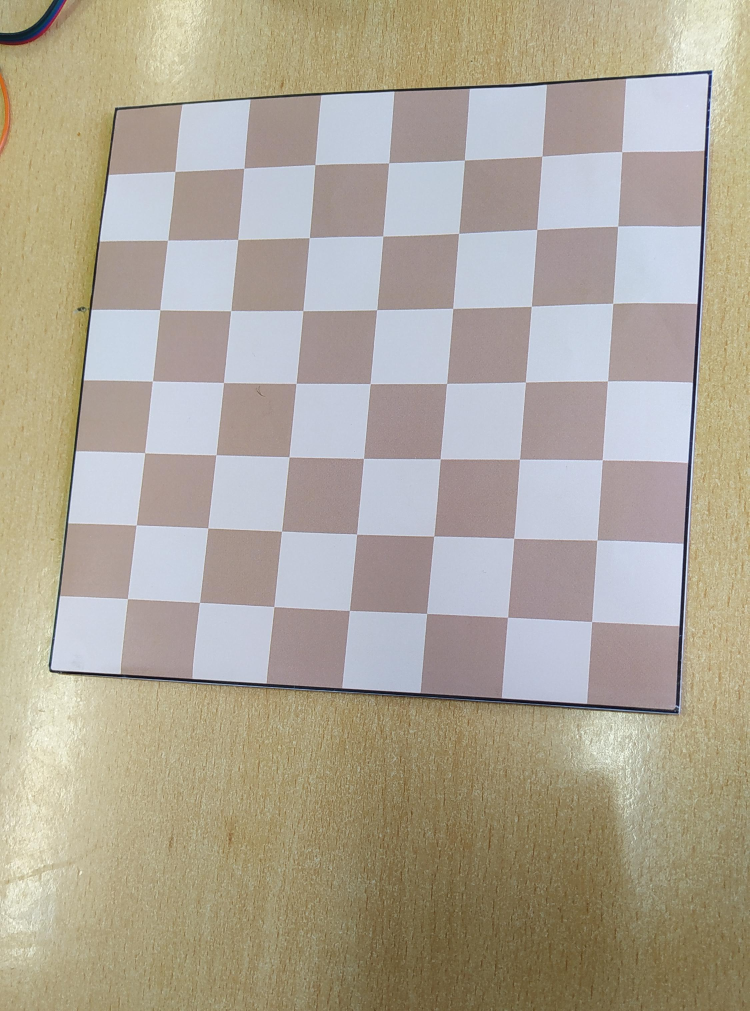
#> input picture Python/corners1.jpg, 2248 x 3032 px (shown at 1/3 size)
$ python jnkj.py
#> lines starting #> are read from the running program, lines starting #| are printed output that depends on the picture
#> further down, img is the input picture: shape (3032, 2248, 3); mean B, G, R 150.9, 166.1, 174.1
### Python/CVFunctions.py
import cv2
import numpy as np
import chess
import requests
from PIL import Image
def ResizeWithAspectRatio(image, width=None, height=None, inter=cv2.INTER_AREA):
#> called with width = 600, inter = 3
    dim = None
    (h, w) = image.shape[:2]
#> h = 3032; w = 2248
    d = h-w
#> d = 784
    if d >0:
        cv2.transpose(image,image)
    (h, w) = image.shape[:2]
    if width is None and height is None:
        return image
    if width is None:
        r = height / float(h)
        dim = (int(w * r), height)
    else:
        r = width / float(w)
#> r = 0.267
        dim = (width, int(h * r))
#> dim = (600, 809)

    return cv2.resize(image, dim, interpolation=inter)
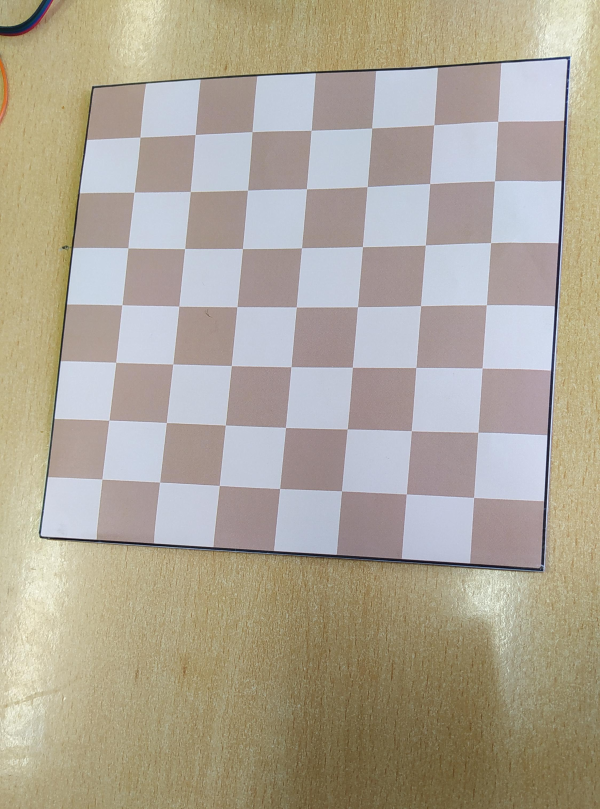
#> returned value: shape (809, 600, 3); mean of channels 0, 1, 2 150.9, 166.1, 174.1; drawn as B, G, R

# [8 lines left out: function takeImage, not called in this run]

    # # for testing
    # cv2.imshow('image',image)
    # cv2.waitKey(0)
    # cv2.destroyAllWindows()
def rotate(img):
    img = cv2.rotate(img, cv2.ROTATE_90_CLOCKWISE)
    return img
# [75 lines left out: functions findChessBoardCorners, cropWarp, not called in this run]
def addPadding(img,size):
    newimg=cv2.copyMakeBorder(img, size, size, size, size, cv2.BORDER_CONSTANT, value=200)
    return newimg
def crop(img,height_size,width_size):
#> called with height_size = 50, width_size = 20
    height_size = int(height_size)
    width_size = int(width_size)
    h,w = img.shape[0],img.shape[1]
#> h = 809; w = 600
    img = img[height_size:h-height_size,width_size:w-width_size]
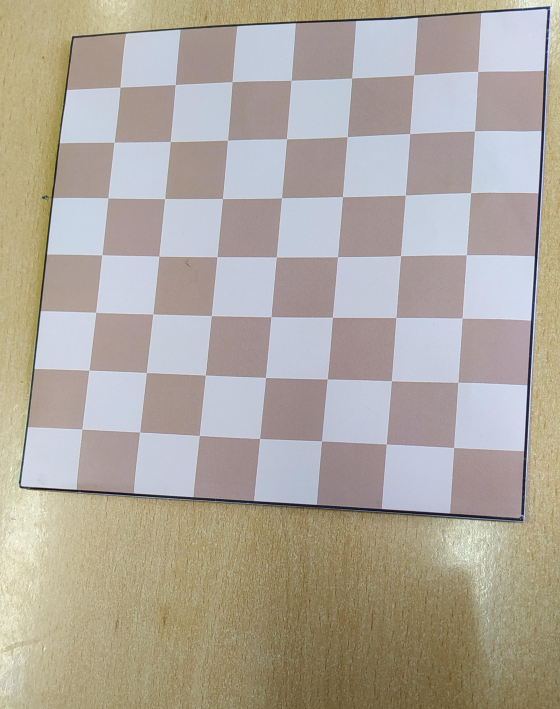
#> img: shape (709, 560, 3); mean of channels 0, 1, 2 157.5, 167.8, 175; drawn as B, G, R
    return img
def vFlip(img):
    img = cv2.flip(img, 0)
    return img
def hFlip(img):
    return cv2.flip(img, 1)

# [246 lines left out: functions findSquaresCorners, sortPts, makeSquares, makeSquaresDicts, makeSquaresStateDict, wholeProcess and 1 more, not called in this run]


# [42 lines of commented-out code are left out]


### Python/jnkj.py
from CVFunctions import *


img = cv2.imread("corners1.jpg")
img = ResizeWithAspectRatio(img,width = 600)
img = crop(img,50,20)
#> (the run stopped early here; a loop or call above may not have finished)
